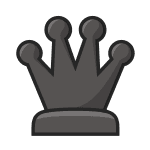
#> input picture chess-vision-fast/backend/app/assets/pieces/bQ.png, 150 x 150 px, given in place of wP.png, which was not available
$ python board_renderer.py
#> lines starting #> are read from the running program, lines starting #| are printed output that depends on the picture; pictures that were not available may be replaced by others from this repository, and a replacement may not be noted
"""Renders a chess.com-style board image from a FEN, for CV pipeline tests."""
from pathlib import Path

import chess
import numpy as np
from PIL import Image, ImageDraw

LIGHT = (240, 217, 181)
DARK = (181, 136, 99)
FRAME = (81, 105, 81)
PIECES_DIR = Path(__file__).resolve().parents[2] / 'app' / 'assets' / 'pieces'
PIECES = {
    key: Image.open(PIECES_DIR / f'{key}.png').convert('RGBA')
    for key in ['wP', 'wN', 'wB', 'wR', 'wQ', 'wK', 'bP', 'bN', 'bB', 'bR', 'bQ', 'bK']
}
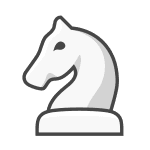
#> input picture chess-vision-fast/backend/app/assets/pieces/wN.png, 150 x 150 px
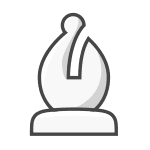
#> input picture chess-vision-fast/backend/app/assets/pieces/wB.png, 150 x 150 px
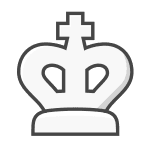
#> input picture chess-vision-fast/backend/app/assets/pieces/wK.png, 150 x 150 px
#> (the run stopped early here; a loop or call above may not have finished)
